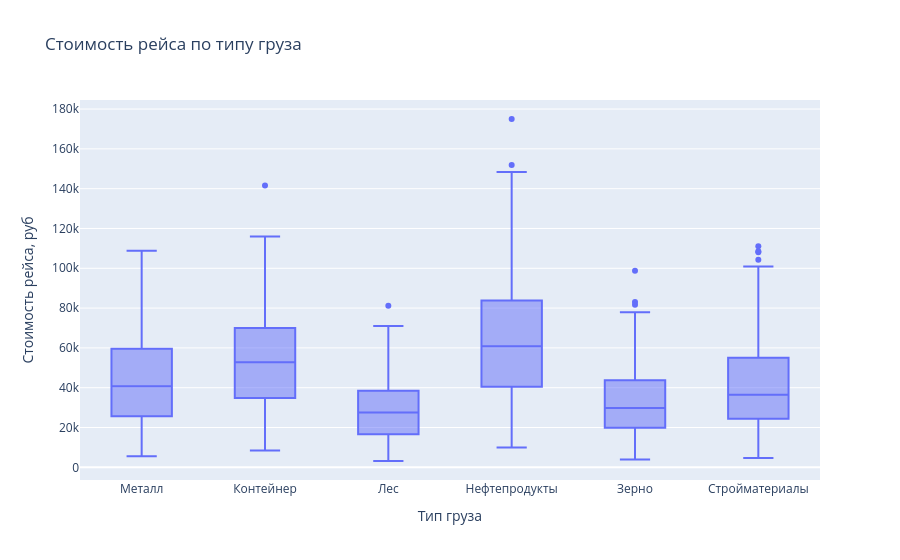

Notebook cell for this chart:
### Code cell
# 4)
fig = px.box(df,x='cargo_type',y='cost_rub',
             title='Стоимость рейса по типу груза',
             labels={'cargo_type':'Тип груза','cost_rub':"Стоимость рейса, руб"})
fig.show()
# Интерактивный ящик позволяет наводить курсор, то есть видеть точные цифры и скрытые данные и кликать по легенде

### Figure 1 — Plotly figure (JSON) as saved in the notebook; plotly's stock layout.template omitted (floating-point values rounded to 4 significant figures; data arrays with more than 128 entries replaced by an {"elided": "..."} marker saying what was removed)
{"data": [{"alignmentgroup": "True", "hovertemplate": "Тип груза=%{x}<br>Стоимость рейса, руб=%{y}<extra></extra>", "legendgroup": "", "marker": {"color": "#636efa"}, "name": "", "notched": false, "offsetgroup": "", "orientation": "v", "showlegend": false, "type": "box", "x": {"elided": "910 str values"}, "x0": " ", "xaxis": "x", "y": {"elided": "910 int values"}, "y0": " ", "yaxis": "y"}], "layout": {"boxmode": "group", "legend": {"tracegroupgap": 0}, "title": {"text": "Стоимость рейса по типу груза"}, "xaxis": {"anchor": "y", "domain": [0, 1], "title": {"text": "Тип груза"}}, "yaxis": {"anchor": "x", "domain": [0, 1], "title": {"text": "Стоимость рейса, руб"}}}}
